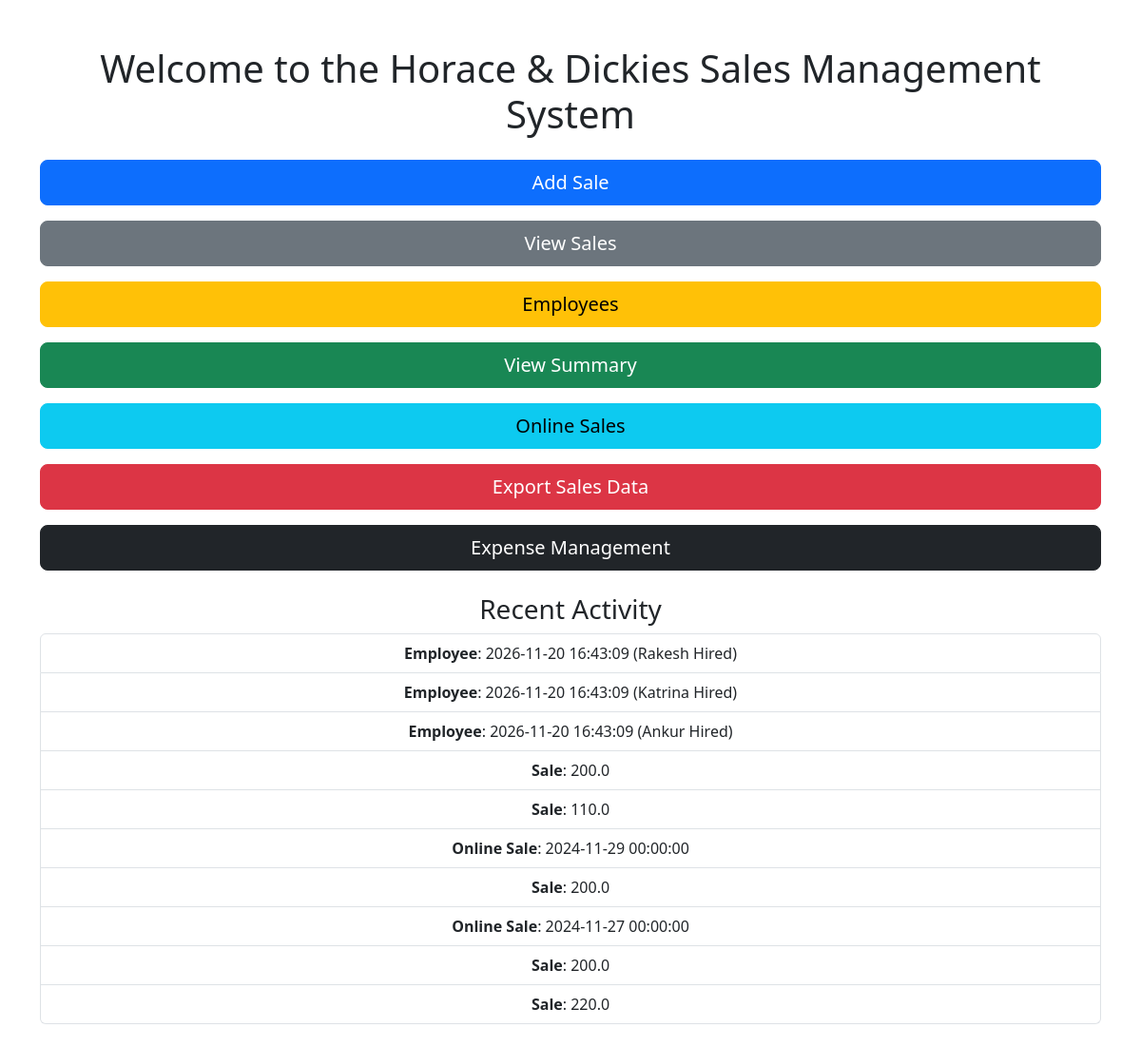
The page / on the database its author committed.
### tables this page shows
CREATE TABLE sales (
            id INTEGER PRIMARY KEY AUTOINCREMENT,
            date TEXT,
            cash_sale REAL,
            card_sale REAL,
            total_sale REAL,
            tips REAL,
            tax REAL,
            expense REAL,
            profit REAL
        );

CREATE TABLE online_sales (
            id INTEGER PRIMARY KEY AUTOINCREMENT,
            platform TEXT,
            sale_amount REAL,
            sale_date TEXT
        );

### app.py (the view)
@app.route("/")
def root():
    try:
        print("Current Working Directory:", os.getcwd())
        print(
            "Templates Directory Contents:",
            os.listdir(os.path.join(os.getcwd(), "templates")),
        )
        conn = sqlite3.connect("sales.db")
        cursor = conn.cursor()
        cursor.execute(
            'SELECT "Sale" AS type, datetime(date), total_sale FROM sales ORDER BY id DESC LIMIT 5'
        )
        sales_activity = cursor.fetchall()
        cursor.execute(
            'SELECT "Online Sale" AS type, datetime(sale_date), sale_amount FROM online_sales ORDER BY id DESC LIMIT 5'
        )
        online_sales_activity = cursor.fetchall()
        cursor.execute(
            'SELECT "Employee" AS type, datetime("now"), name || " Hired" AS action FROM employees ORDER BY id DESC LIMIT 5'
        )
        employees_activity = cursor.fetchall()
        recent_activity = sales_activity + online_sales_activity + employees_activity
        recent_activity.sort(key=lambda x: x[1], reverse=True)  # Sort by datetime
        conn.close()
        return render_template("welcome.html", recent_activity=recent_activity)
    except Exception as e:
        app.logger.error(f"Error loading welcome.html: {e}")
        return f"An error occurred while loading the welcome page: {e}", 500

### templates/welcome.html (shortened to what this page needs)
<!DOCTYPE html>
<html lang="en">
<head>
    <link href="https://cdn.jsdelivr.net/npm/bootstrap@5.3.0-alpha3/dist/css/bootstrap.min.css" rel="stylesheet">
</head>
<body>
    <div class="container text-center mt-5">
        <h1>Welcome to the Horace & Dickies Sales Management System</h1>
        <div class="d-grid gap-3 my-4">
            <a href="/add_sale" class="btn btn-primary btn-lg">Add Sale</a>
            <a href="/view_sales" class="btn btn-secondary btn-lg">View Sales</a>
            <a href="/employees" class="btn btn-warning btn-lg">Employees</a>
            <a href="/summary" class="btn btn-success btn-lg">View Summary</a>
            <a href="/online_sale" class="btn btn-info btn-lg">Online Sales</a>
            <a href="/export_sales" class="btn btn-danger btn-lg">Export Sales Data</a>
            <a href="/expense_management" class="btn btn-dark btn-lg">Expense Management</a>
        </div>
        <div class="recent-activity my-4">
            <h3>Recent Activity</h3>
            <ul class="list-group">
                {% for activity in recent_activity %}
                    <li class="list-group-item">
                        <strong>{{ activity[0] }}</strong>:
                        {{ activity[2] if activity[0] == 'Sale' else activity[1] }}
                        {% if activity[0] == 'Employee' %}
                            ({{ activity[2] }})
                        {% endif %}
                    </li>
                {% endfor %}
            </ul>
        </div>
    </div>
</body>
</html>

### rows shown on the page
sales: activity "Sale", total_sale "200.0"
sales: activity "Sale", total_sale "110.0"
online_sales: activity "Online Sale", activity "2024-11-29 00:00:00"
sales: activity "Sale", total_sale "200.0"
online_sales: activity "Online Sale", activity "2024-11-27 00:00:00"
sales: activity "Sale", total_sale "200.0"
sales: activity "Sale", total_sale "220.0"

### other values the page prints
{{ activity[0] }} "Employee" "Employee" "Employee"
{{ activity[2] if activity[0] == 'Sale' else activity[1] }} "2026-11-20 16:43:09" "2026-11-20 16:43:09" "2026-11-20 16:43:09"
{{ activity[2] }} "Rakesh Hired" "Katrina Hired" "Ankur Hired"
